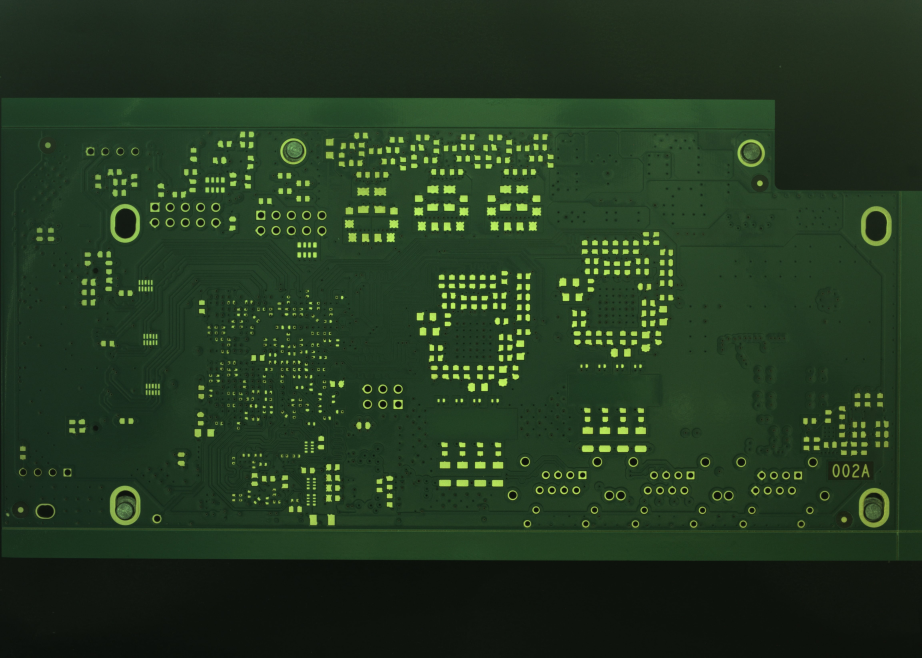
#> input picture data/images/pcb.jpg, 4608 x 3288 px (shown at 1/5 size)
$ python main.py
#> lines starting #> are read from the running program, lines starting #| are printed output that depends on the picture
import cv2
import numpy as np


def show_image(image):
    """
    Отображает изображение в окне с заголовком "Изображение".

    Parameters
    ----------
    image : numpy.ndarray
        Изображение для отображения. Должен быть массивом NumPy, представляющим изображение.

    Returns
    -------
    None

    Notes
    -----
    Эта функция отображает изображение в окне с заголовком "Изображение". Функция будет ожидать
    неопределенно долго на случай нажатия клавиши, и закроет окно, когда будет нажата любая клавиша.
    """

    cv2.imshow('Изображение', image)
    cv2.waitKey(0)
    cv2.destroyAllWindows()


# Функция для вывода информации об изображении
def print_image_info(image):
    """
    Отображает информацию об изображении, включая его разрешение и количество каналов.

    Parameters
    ----------
    image : numpy.ndarray
        Изображение, информацию о котором необходимо отобразить.

    Returns
    -------
    None
    """
    show_image(image)
    print("Разрешение изображения:", image.shape[:2])
    print("Количество каналов:", image.shape[2])

    # Функция для изменения разрешения изображения


def resize_image(image, new_width, new_height):
    """
    Изменяет размер изображения до указанной ширины и высоты.

    Parameters
    ----------
    image : numpy.ndarray
        Изображение для изменения размера.
    new_width : int
        Новая ширина изображения.
    new_height : int
        Новая высота изображения.

    Returns
    -------
    numpy.ndarray
        Изображение с новыми размерами.
    """
    return cv2.resize(image, (new_width, new_height))


# Функция для поворота изображения
def rotate_image(image, angle):
    """
    Поворачивает изображение на указанный угол.

    Parameters
    ----------
    image : numpy.ndarray
        Изображение для поворота.
    angle : float
        Угол поворота в градусах.

    Returns
    -------
    numpy.ndarray
        Повернутое изображение.
    """
    # Получение центра изображения
    center = (image.shape[1] // 2, image.shape[0] // 2)

    # Поворот изображения
    rotation_matrix = cv2.getRotationMatrix2D(center, angle, 1.0)
    rotated_image = cv2.warpAffine(
        image, rotation_matrix, (image.shape[1], image.shape[0]))

    return rotated_image

# Функция для отражения изображения по горизонтали
def flip_image_horizontal(image):
    """
    Отражает изображение по горизонтали.

    Parameters
    ----------
    image : numpy.ndarray
        Изображение для отражения.

    Returns
    -------
    numpy.ndarray
        Отраженное изображение по горизонтали.
    """
    return cv2.flip(image, 0)

# Функция для отражения изображения по вертикали
def flip_image_vertical(image):
    """
    Отражает изображение по вертикали.

    Parameters
    ----------
    image : numpy.ndarray
        Изображение для отражения.

    Returns
    -------
    numpy.ndarray
        Отраженное изображение по вертикали.
    """
    return cv2.flip(image, 1)

# Функция для изменения цвета группы пикселей произвольной формы и цвета
# [97 lines left out: functions change_pixel_color, draw_rectangle, print_text, not called in this run]


if __name__ == '__main__':
    # Загрузка изображения
    image = cv2.imread('data/images/pcb.jpg')
#> image is the input picture: shape (3288, 4608, 3); mean B, G, R 33.1, 56.2, 35.6

    new_width = 700  # Новая ширина
    new_height = 500  # Новая высота

    # Изменение размера изображения
    resized_image = cv2.resize(image, (new_width, new_height))
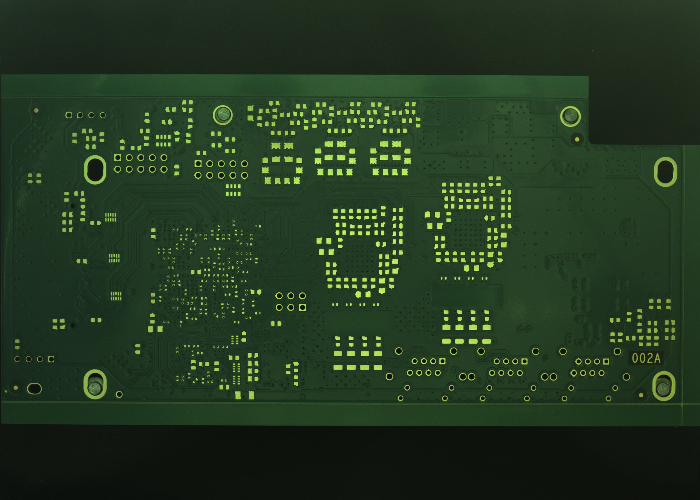
#> resized_image: shape (500, 700, 3); mean B, G, R 33, 56.2, 35.5
    # Функция отображения изображения

    # вывод изображения
    show_image(image=resized_image)

    # вывод информации об изображении
    print_image_info(image=resized_image)
#| Разрешение изображения: (500, 700)
#| Количество каналов: 3

    # изменение разрещения
    resized_image1 = cv2.resize(image, (new_width, new_height))

    # вывод изображения
    show_image(resized_image1)

    # Создание копии изображения
    copy_img = resize_image(image=image, new_height=500, new_width=700)

    # Поворот изображения на 45, 90 и 180 градусов
    rotated_image_45 = rotate_image(copy_img, 45)
#> in rotate_image, `rotated_image = cv2.warpAffine( image, rotation_matrix, (image.shape[1..`:
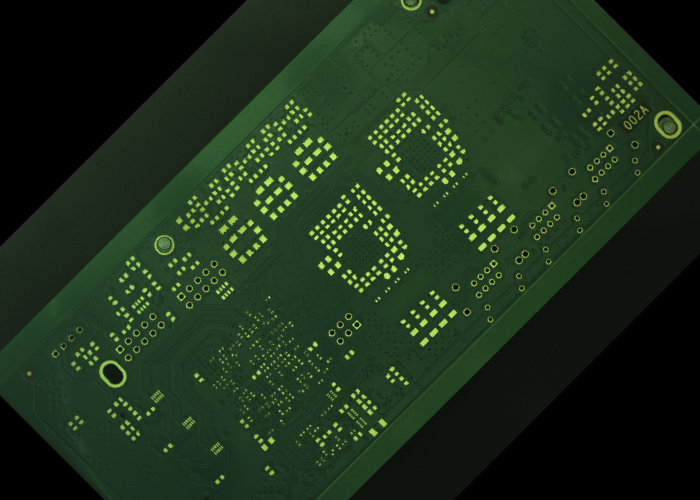
#> rotated_image: shape (500, 700, 3); mean B, G, R 27.5, 47.6, 29.8
    rotated_image_90 = rotate_image(copy_img, 90)
#> call 2 of rotate_image, with angle = 90
#> in rotate_image (call 2), `rotated_image = cv2.warpAffine( image, rotation_matrix, (image.shape[1..`:
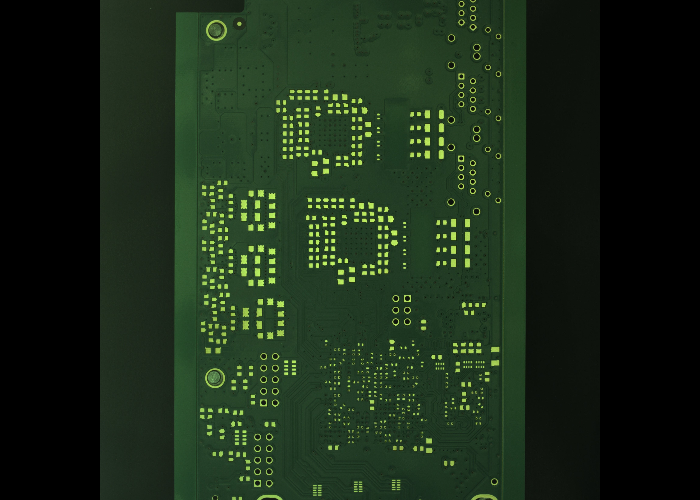
#> rotated_image: shape (500, 700, 3); mean B, G, R 24.4, 42.1, 26.6
    rotated_image_180 = rotate_image(copy_img, 180)
#> call 3 of rotate_image, with angle = 180
#> in rotate_image (call 3), `rotated_image = cv2.warpAffine( image, rotation_matrix, (image.shape[1..`:
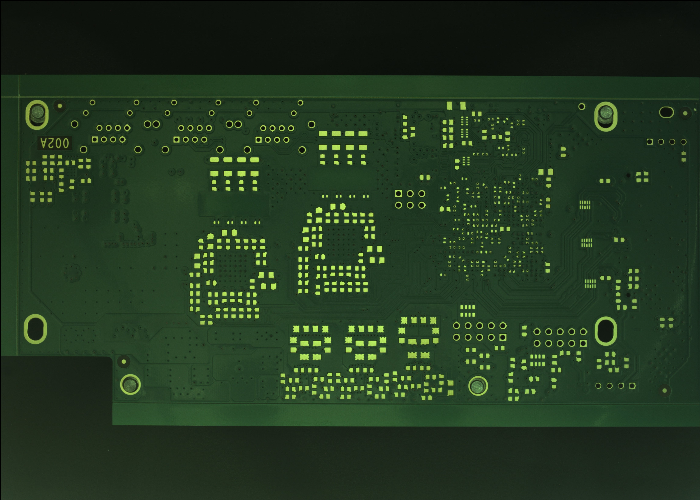
#> rotated_image: shape (500, 700, 3); mean B, G, R 32.9, 56, 35.4

    # Отображение повернутых изображений
    show_image(rotated_image_45)
    show_image(rotated_image_90)
    show_image(rotated_image_180)

    # Отражение изображения по горизонтали и вертикали
    flipped_image_horizontal = flip_image_horizontal(copy_img)
#> in flip_image_horizontal, `return cv2.flip(image, 0)`:
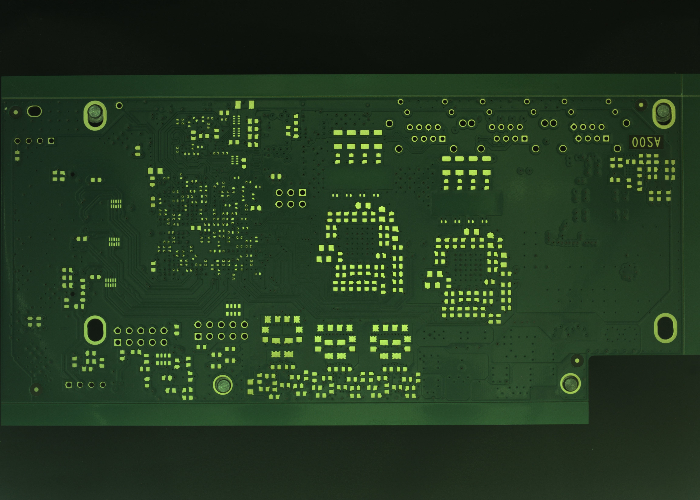
#> returned value: shape (500, 700, 3); mean of channels 0, 1, 2 33, 56.2, 35.5; drawn as B, G, R
    flipped_image_vertical = flip_image_vertical(copy_img)
#> in flip_image_vertical, `return cv2.flip(image, 1)`:
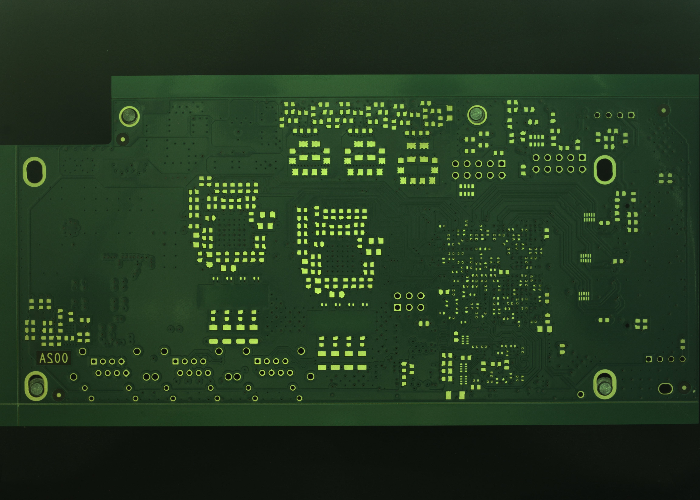
#> returned value: shape (500, 700, 3); mean of channels 0, 1, 2 33, 56.2, 35.5; drawn as B, G, R

    # Отображение отраженных изображений
    show_image(flipped_image_horizontal)
    show_image(flipped_image_vertical)

    # Получение размеров изображения
    height, width = image.shape[:2]

    print("Высота изображения:", height)

    # Вырезание области 100x100 пикселей
    cropped_image = image[1800:1900, 1300:1400]

    # Отображение вырезанной области
    show_image(cropped_image)

    # Получение значения центрального пикселя
    center_pixel = cropped_image[50, 50]
    print(center_pixel)

    # Изменение значения центрального пикселя
    cropped_image[50, 50] = [0, 0, 255]

    # Отображение измененного изображения
    show_image(cropped_image)

    # Координаты левого верхнего угла группы пикселей
    x = 20
    y = 30

    # Размер
    height = 10
    width = 15

    # Цвет, на который будем менять пиксели
    color = (0, 255, 0)  # Зеленый
    # Изменение цвета
    change_pixel_color(cropped_image, x, y, height, width, color)

    # Отобразить измененное изображение
    show_image(cropped_image)

    # Отрисовать прямоугольник вокруг измененной области

    thickness = 2  # Толщина линии прямоугольника

    # Цвет, которым будем нарисован прямоугольник
    color = (255, 0, 0)  # Синий

    #Отрисовка прямоугольника
    draw_rectangle(cropped_image, x, y, height, width, color, thickness)
    #Вывод изображения
    show_image(cropped_image)

    # Отрисовать текст над прямоугольником
    height_text = 15 # Расстояние над прямоугольником
    # Цвет текста
    color = (255, 255, 255) # Белый
    # Отрисовка текста
    print_text(cropped_image, "rec", x, y - height_text, text_color = color)
    #Вывод изображения
    show_image(cropped_image)
